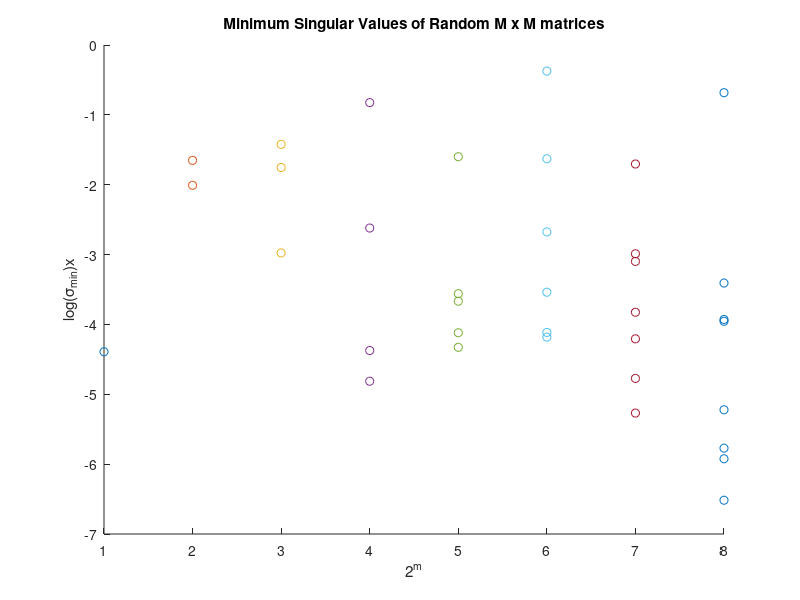
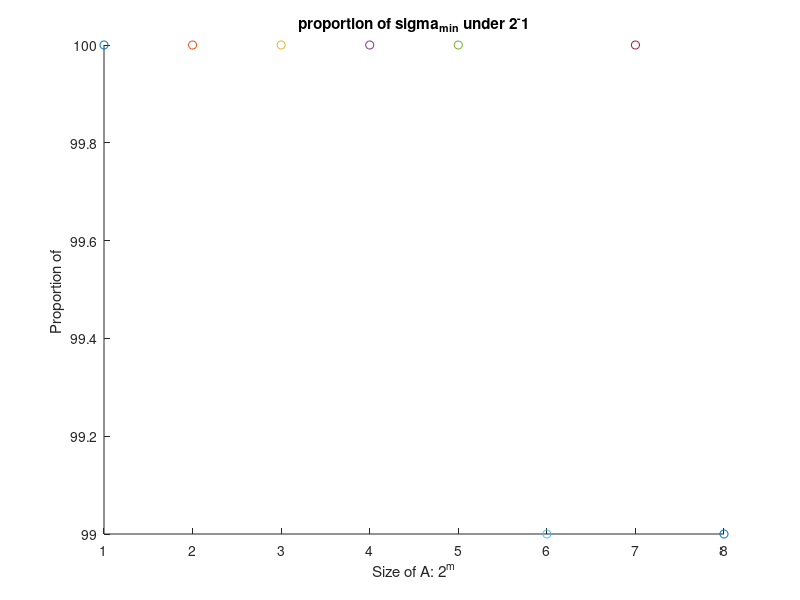
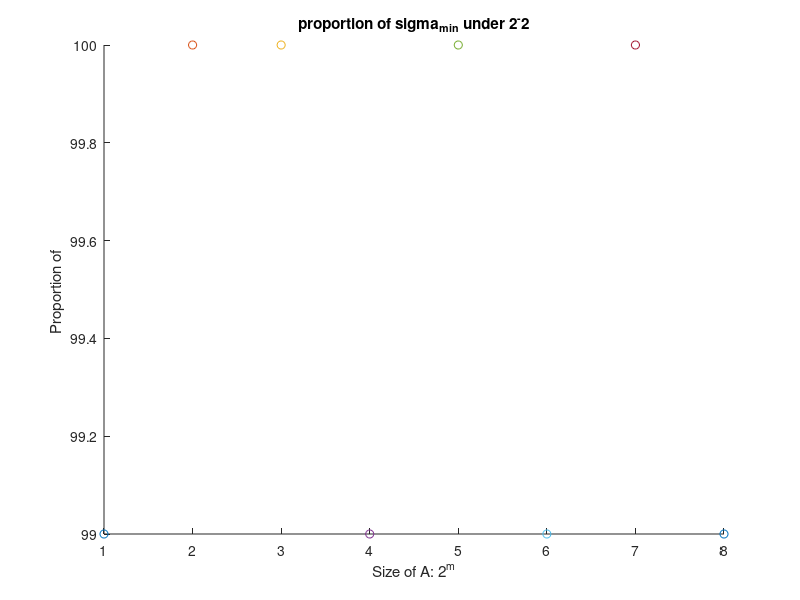
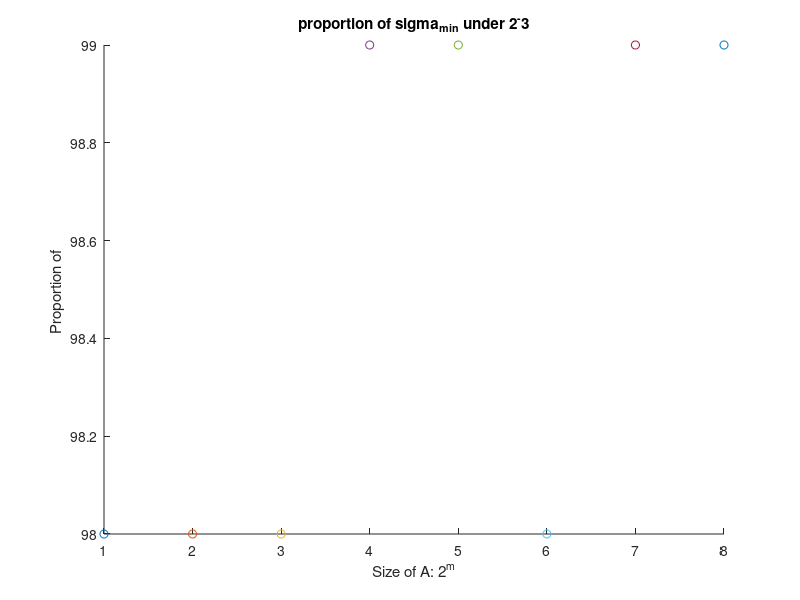

Recreate these plots in MATLAB, in order.
% problem 12_3_c
    s_min = zeros(100, 8);
    y_axis = zeros(100, 8);
for jj=1:8
    m = 2.^jj;
    for n=1:100;
        A = randn(m, m) / sqrt(m);
        S = svd(A);
        s_min(jj, n) = min(S);
    end
    y_axis(:, jj) = log(s_min(:, jj));
    x_axis = zeros(100, 1) + jj;
    scatter(x_axis, y_axis(:, jj));
    hold on
end

xlabel('2^m')
ylabel('log(\sigma_{min})x')
title('Minimum Singular Values of Random M x M matrices');
for ii = 1:8
    titleStr = sprintf('proportion of \sigma_{min} under 2^-%g', ii);
    figure('Name', titleStr);

    for jj=1:8
        number_less_than = numel(nonzeros(s_min(:, jj) < 2^-ii) / 100);
        scatter(jj, number_less_than)
        title(titleStr);
        hold on
    end
    xlabel('Size of A: 2^m');
    ylabel('Proportion of ');
end
